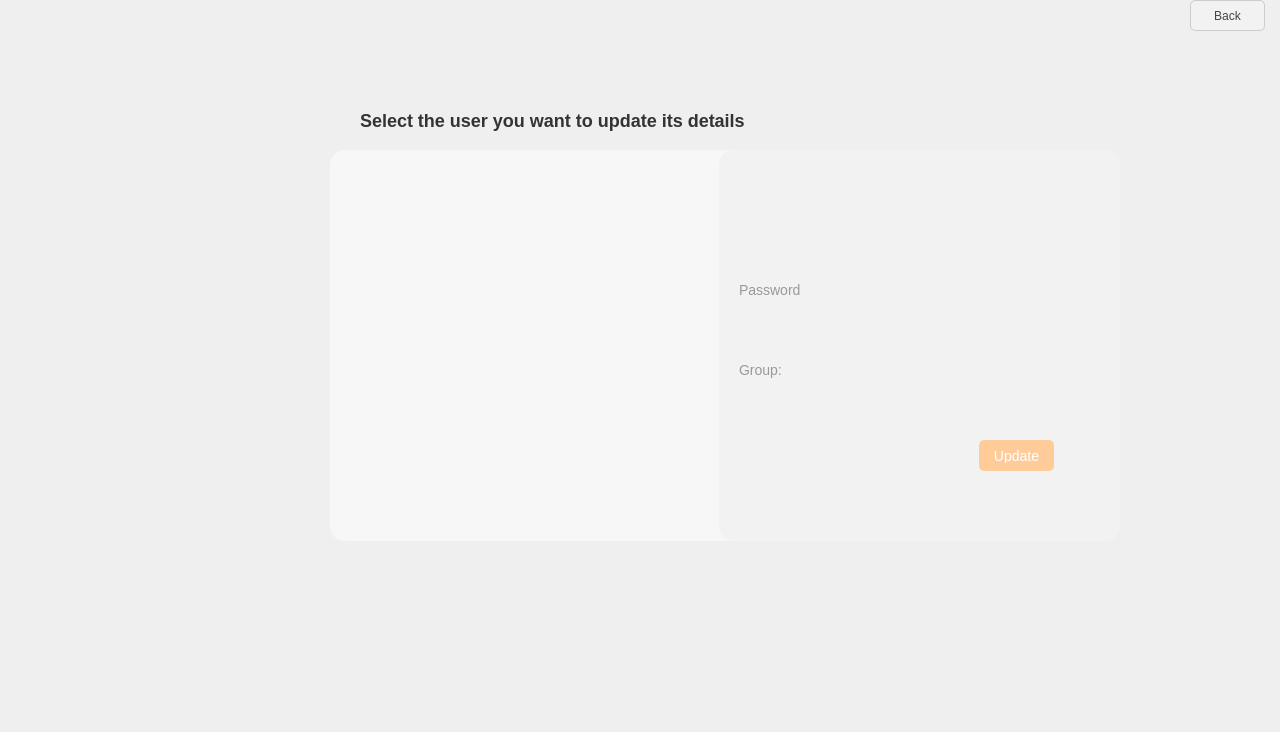
<?xml version="1.0" encoding="UTF-8"?>
<ui version="4.0">
 <class>updateuser</class>
 <widget class="QMainWindow" name="updateuser">
  <property name="geometry">
   <rect>
    <x>0</x>
    <y>0</y>
    <width>1280</width>
    <height>732</height>
   </rect>
  </property>
  <property name="windowTitle">
   <string>MainWindow</string>
  </property>
  <widget class="QWidget" name="centralwidget">
   <widget class="QLabel" name="label">
    <property name="geometry">
     <rect>
      <x>0</x>
      <y>0</y>
      <width>1321</width>
      <height>731</height>
     </rect>
    </property>
    <property name="styleSheet">
     <string notr="true">background-image: url(D:/Teme Proiecte/POO PROIECT/background.png);</string>
    </property>
    <property name="text">
     <string/>
    </property>
   </widget>
   <widget class="QListWidget" name="listWidget">
    <property name="geometry">
     <rect>
      <x>330</x>
      <y>150</y>
      <width>541</width>
      <height>391</height>
     </rect>
    </property>
    <property name="styleSheet">
     <string notr="true">QWidget {
    background-color: #f7f7f7;
    border-radius: 15px;
    font-family: &quot;Helvetica Neue&quot;, Helvetica, Arial, sans-serif;
    font-size: 14px;
    color: #444444;
}

QLabel {
    color: #777777;
}

QPushButton {
    background-color: #f2d3bd;
    border: none;
    border-radius: 5px;
    color: #ffffff;
    padding: 8px;
}

QPushButton:hover {
    background-color: #e1b6a1;
}</string>
    </property>
   </widget>
   <widget class="QLabel" name="label_3">
    <property name="geometry">
     <rect>
      <x>360</x>
      <y>110</y>
      <width>501</width>
      <height>21</height>
     </rect>
    </property>
    <property name="styleSheet">
     <string notr="true">QLabel {
    color: #333;
    font-size: 18px;
    font-weight: bold;
}

QLabel#updateUserLabel {
    background-color: #f5f5f5;
    border: 1px solid #ccc;
    padding: 10px;
    margin-bottom: 20px;
}</string>
    </property>
    <property name="text">
     <string>Select the user you want to update its details</string>
    </property>
   </widget>
   <widget class="QWidget" name="updatewidget" native="true">
    <property name="geometry">
     <rect>
      <x>719</x>
      <y>150</y>
      <width>401</width>
      <height>391</height>
     </rect>
    </property>
    <property name="styleSheet">
     <string notr="true">QWidget {
    background-color: #f2f2f2;
    border-radius: 15px;
    font-family: &quot;Helvetica Neue&quot;, Helvetica, Arial, sans-serif;
    font-size: 14px;
    color: #666666;
}

QLabel {
    color: #999999;
}

QPushButton {
    background-color: #ffcc99;
    border: none;
    border-radius: 5px;
    color: #ffffff;
    padding: 8px;
}

QPushButton:hover {
    background-color: #ffbb77;
}</string>
    </property>
    <widget class="QLabel" name="passwordlabel">
     <property name="geometry">
      <rect>
       <x>20</x>
       <y>132</y>
       <width>61</width>
       <height>16</height>
      </rect>
     </property>
     <property name="text">
      <string>Password:</string>
     </property>
    </widget>
    <widget class="QLineEdit" name="passwordlineedit">
     <property name="geometry">
      <rect>
       <x>120</x>
       <y>130</y>
       <width>113</width>
       <height>22</height>
      </rect>
     </property>
    </widget>
    <widget class="QLabel" name="grouplabel">
     <property name="geometry">
      <rect>
       <x>20</x>
       <y>212</y>
       <width>81</width>
       <height>16</height>
      </rect>
     </property>
     <property name="text">
      <string>Group:</string>
     </property>
    </widget>
    <widget class="QLineEdit" name="grouplineedit">
     <property name="geometry">
      <rect>
       <x>120</x>
       <y>210</y>
       <width>113</width>
       <height>22</height>
      </rect>
     </property>
    </widget>
    <widget class="QPushButton" name="updatebutton">
     <property name="geometry">
      <rect>
       <x>260</x>
       <y>290</y>
       <width>75</width>
       <height>31</height>
      </rect>
     </property>
     <property name="text">
      <string>Update</string>
     </property>
    </widget>
   </widget>
   <widget class="QPushButton" name="pushButton">
    <property name="geometry">
     <rect>
      <x>1190</x>
      <y>0</y>
      <width>75</width>
      <height>31</height>
     </rect>
    </property>
    <property name="styleSheet">
     <string notr="true">QPushButton {
    font-family: &quot;Helvetica Neue&quot;, Helvetica, Arial, sans-serif;
    font-size: 12px;
    color: #444444;
    border-radius: 5px;
    padding: 8px;
    border: 1px solid #cccccc;
    background-color: #f2f2f2;
}

QPushButton::drop-down {
    subcontrol-origin: padding;
    subcontrol-position: top right;
    width: 20px;
    border-left-width: 1px;
    border-left-color: #cccccc;
    border-left-style: solid;
    border-top-right-radius: 5px;
    border-bottom-right-radius: 5px;
    background-color: #ffcc99;
}

QPushButton::down-arrow {
    image: url(path/to/down-arrow.png);
    width: 12px;
    height: 12px;
}</string>
    </property>
    <property name="text">
     <string>Back</string>
    </property>
   </widget>
  </widget>
 </widget>
 <resources/>
 <connections/>
</ui>
